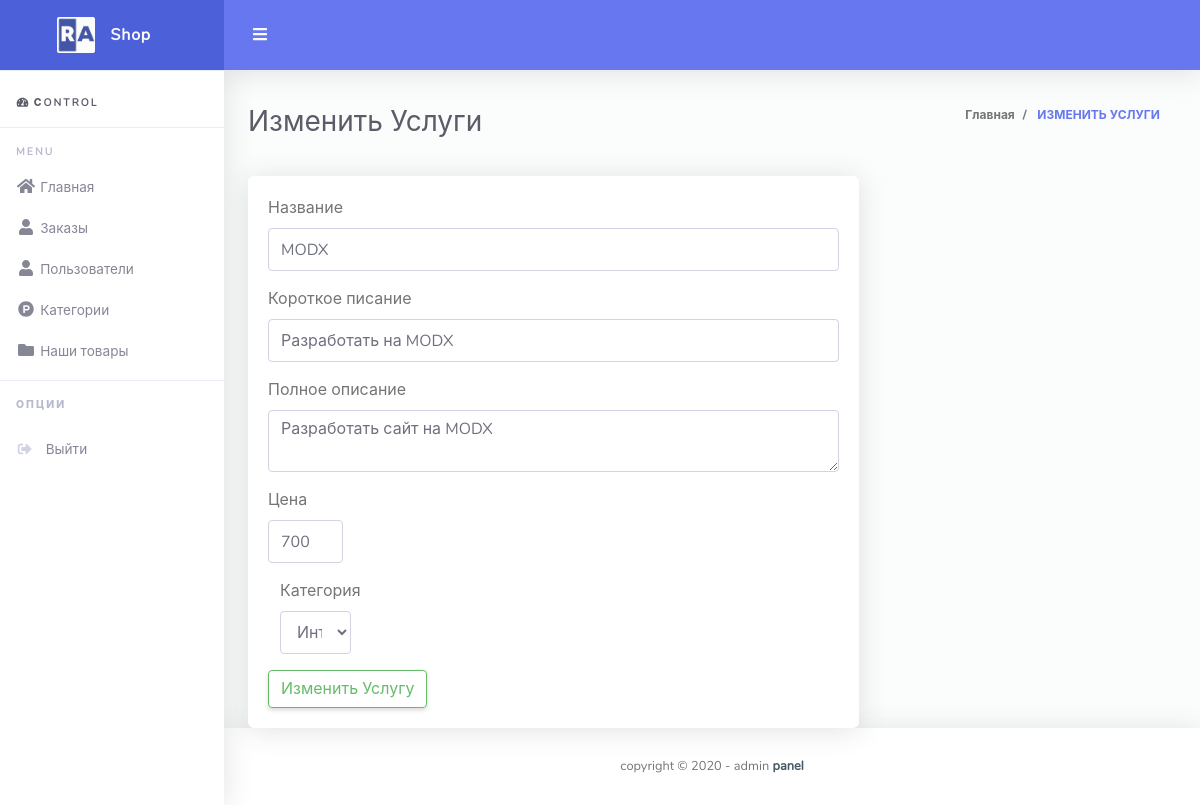
The app's page /admin/options/services/edit_service.php?id=1 with its own data.
### tables this page shows
CREATE TABLE `services` (
  `id` int(11) NOT NULL,
  `title` varchar(255) NOT NULL,
  `short_description` text NOT NULL,
  `full_description` text NOT NULL,
  `cost` varchar(10) NOT NULL,
  `img` longblob DEFAULT NULL
);

CREATE TABLE `categories` (
  `id` int(11) NOT NULL,
  `title` varchar(255) NOT NULL,
  `description` text NOT NULL,
  `kit_html` text NOT NULL,
  `other_html` text DEFAULT NULL,
  `cost` int(11) DEFAULT NULL,
  `img` longblob DEFAULT NULL
);

### admin/options/services/edit_service.php (the view, shortened to what this page needs)
<?php
include $_SERVER['DOCUMENT_ROOT'] . "/configs/db.php";
?>
<!DOCTYPE html>
<html lang="en">
<head>
    <?php include $_SERVER['DOCUMENT_ROOT'] . "/admin/parts/head.php" ?>
</head>
<body id="page-top">
<div id="wrapper">
    <?php
    include $_SERVER['DOCUMENT_ROOT'] . "/admin/parts/nav.php"
    ?>
    <div id="content-wrapper" class="d-flex flex-column">
        <div id="content">
            <nav class="navbar navbar-expand navbar-light bg-navbar topbar mb-4 static-top">
                <button id="sidebarToggleTop" class="btn btn-link rounded-circle mr-3">
                    <i class="fa fa-bars"></i>
                </button>
            </nav>
            <div class="container-fluid" id="container-wrapper">
                        <?php
                        include $_SERVER['DOCUMENT_ROOT'] . "/admin/parts/breadcrumb.php"
                        ?>
                <div class="row">
                    <div class="col-md-8">
                        <div class="card">
                            <div class="card-body">
                                <form method="POST" enctype="multipart/form-data">
                                    <div class="row">
                                       <?php
                                            $sql = "SELECT * FROM services WHERE id=" . $_GET['id'];
                                            $result = $connect->query($sql);
                                            $data = mysqli_fetch_assoc($result);
                                            ?>
                                        <div class="col-md-12">
                                            <div class="form-group">
                                                <label>Название</label>
                                                <input name="title" type="text" class="form-control" placeholder="" value="<?php echo $data["title"]; ?>">
                                            </div>
                                        </div>
                                        <div class="col-md-12">
                                            <div class="form-group">
                                                <label>Короткое писание</label>
                                                <input name="short_description" type="text" class="form-control" placeholder="Короткое писание" maxlength="60" value="<?php echo $data["short_description"]; ?>">
                                            </div>
                                        </div>
                                        <div class="col-md-12">
                                            <div class="form-group">
                                                <label>Полное описание</label>
                                                <textarea name="full_description" type="text" class="form-control" value=""><?php echo $data["full_description"]; ?></textarea>
                                            </div>
                                        </div>
                                        <div class="col-md-2">
                                            <div class="form-group">
                                                <label>Цена</label>
                                                <input name="cost" type="text" class="form-control" placeholder="" value="<?php echo $data["cost"]; ?>">
                                            </div>
                                        </div>
                                    </div>
                                    <div class="col-md-2">
                                            <div class="form-group">
                                                <label>Категория</label>
                                                    <select class="form-control" name="cat" id="">
                                                        <?php
                                                            $sql = "SELECT * FROM category_services where service_id =" . $_GET['id'];
                                                            $result = $connect->query($sql);
                                                            $cat_id = mysqli_fetch_assoc($result);
                                                            $sql = "SELECT * FROM categories where id =" . $cat_id['category_id'];
                                                             $result = $connect->query($sql);
                                                            $category = mysqli_fetch_assoc($result);
                                                            ?>
                                                        <option value="<?php echo $category['id']; ?>"><?php echo $category['title']; ?></option>
                                                    </select>
                                            </div>
                                        </div>
                                    <button name="submit" value="1" type="submit" class="btn btn-outline-success btn-fill pull-right">Изменить Услугу</button>
                                </form>
                            </div>
                        </div>
                    </div>
                </div>
            </div>
        </div>
        <?php include $_SERVER['DOCUMENT_ROOT'] . "/admin/parts/footer.php" ?>
    </div>
</div>
</body>
</html>

### records on screen
services: title "MODX", short_description "Разработать на MODX", full_description "Разработать сайт на MODX", cost "700"
categories: cat "Интернет-магазины"

### other values on screen
$page "Изменить Услуги"
$page "ИЗМЕНИТЬ УСЛУГИ"
